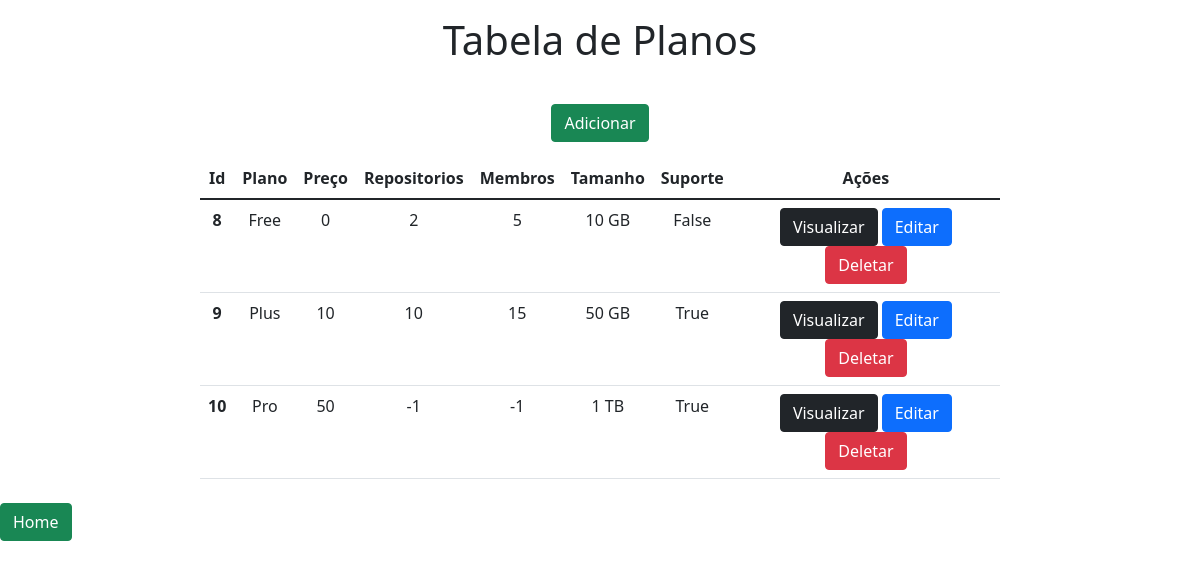
Screenshot of /table/ with the database file from the repository.
### app/models.py (models this page shows)
class Planos(models.Model):
    nome = models.CharField(max_length=30)
    preco = models.IntegerField()
    repositorios = models.IntegerField()
    membros = models.IntegerField()
    tamanho = models.CharField(max_length=30)
    suporte = models.BooleanField(default=False)

### app/views.py (the view)
# urls.py: path('table/', table, name='table'),
def table(request):
    data = {}
    data['db'] = Planos.objects.all()
    return render(request, 'index2.html', data)

### app/templates/index2.html (shortened to what this page needs)
<!DOCTYPE html>
<html lang="en">
<head>
    <link href="https://cdn.jsdelivr.net/npm/bootstrap@5.1.3/dist/css/bootstrap.min.css" rel="stylesheet">
</head>
<body>
    <div class="col-8 m-auto pt-3 pb-2 text-center">
         <h1>Tabela de Planos</h1>
    </div>
    <div class="col-8 m-auto pt-4 pb-2 text-center">
         <a href="/form" class="btn btn-success">Adicionar</a>
    </div>
    <div class="col-8 m-auto pt-2 pb-2 text-center">
        <table class="table">
              <thead class="thead-dark">
                <tr>
                  <th scope="col">Id</th>
                  <th scope="col">Plano</th>
                  <th scope="col">Preço</th>
                  <th scope="col">Repositorios</th>
                  <th scope="col">Membros</th>
                  <th scope="col">Tamanho</th>
                  <th scope="col">Suporte</th>
                  <th scope="col">Ações</th>
                </tr>
              </thead>
              <tbody>
              {% for i in db %}
                <tr>
                  <th>{{i.id}}</th>
                  <td>{{i.nome}}</td>
                  <td>{{i.preco}}</td>
                  <td>{{i.repositorios}}</td>
                  <td>{{i.membros}}</td>
                  <td>{{i.tamanho}}</td>
                  <td>{{i.suporte}}</td>
                  <td>
                      <a href="/view/{{i.id}}/" class="btn btn-dark">Visualizar</a>
                      <a href="/edit/{{i.id}}/" class="btn btn-primary">Editar</a>
                      <a href="/delete/{{i.id}}/" class="btn btn-danger btnDel">Deletar</a>
                  </td>
                </tr>
              {% endfor %}
              </tbody>
    </table>
    </div>
    <div>
        <a href="/" class="btn btn-success">Home</a>
    </div>
    {% load static %}
</body>
</html>

### rows the page displays
Planos: id "8", nome "Free", preco "0", repositorios "2", membros "5", tamanho "10 GB", suporte "False"
Planos: id "9", nome "Plus", preco "10", repositorios "10", membros "15", tamanho "50 GB", suporte "True"
Planos: id "10", nome "Pro", preco "50", repositorios "-1", membros "-1", tamanho "1 TB", suporte "True"
